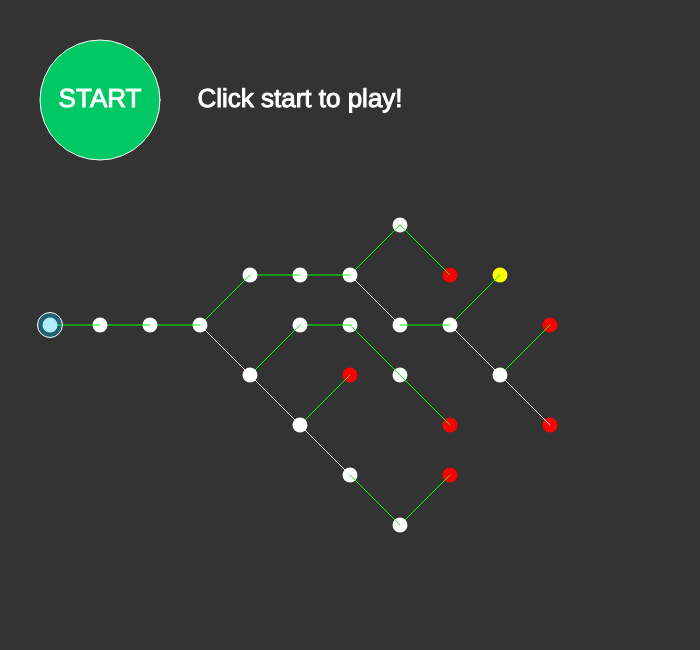
Frame 1 (no input)
Frame 60 (no input): identical to frame 1, image omitted
Frame 120 (the mouse pressed at the canvas centre since frame 60): identical to frame 1, image omitted

The p5.js sketch that drew this single still picture (run headless with seeded random() and noise() and a simulated clock; from frame 60 on, the mouse is pressed at the canvas centre):

// p5.js sketch
// ── sketch.js
/*
I want to draw lines between nodes so when a node is added
I pass in a reference to the parent node. When the node draws
itself it can reference the parent node's coordinates to draw
the line.

In my game it will be useful to know if the node is a leaf node
with no child nodes. This is either the goal or one of many dead ends.
When a node draws itself it checks for children and colors leaf
nodes in red.
*/

function Tree() {
  this.root = null;
}

Tree.prototype.draw = function() {
  this.root.draw();
};

Tree.prototype.toggleAll = function() {
  this.root.toggleAll();
};

Tree.prototype.checkTreeClicked = function() {
  this.root.checkNodeClicked();
};

Tree.prototype.getNextNode = function() {
  this.root.getNextNode();
};

function Node(val) {
  this.parent = null;
  this.value = val;
  this.left = null;
  this.right = null;
  this.isGoal = false;
  this.isOpen = true;
  this.isLeaf = false;
  this.nextNode = null;
}

Node.prototype.draw = function() {
  if (this.left != null) {
    this.left.draw();
  }

  this.drawNode();

  if (this.parent !== null) {
    this.drawConnection();
  }

  if (this.left === null && this.right === null) {
    this.isLeaf = true;
  }

  if (this.right != null) {
    this.right.draw();
  }
};

Node.prototype.getNextNode = function() {
  if (this.left != null) {
    this.left.getNextNode();
  }

  if (this === currentNode) {
    if (this.left != null && this.left.isOpen === true) {
      this.nextNode = this.left;
    }

    if (this.right != null && this.right.isOpen === true) {
      this.nextNode = this.right;
    }
  }

  if (this.right != null) {
    this.right.getNextNode();
  }
};

Node.prototype.checkNodeClicked = function() {
  // if left node exists call recursively
  if (this.left != null) {
    this.left.checkNodeClicked();
  }
 

  let nodePosition = createVector(this.value.x, this.value.y);
  let clickPosition = createVector(mouseX, mouseY);
  // do something to the current node
  if (nodePosition.dist(clickPosition) < 10) {
    this.clicked();
  }

  // if left node exists call recursively
  if (this.right != null) {
    this.right.checkNodeClicked();
  }
};

Node.prototype.toggleAll = function() {
  // if left node exists call recursively
  if (this.left != null) {
    this.left.toggleAll();
  }
  

  let nodePosition = createVector(this.value.x, this.value.y);
  let clickPosition = createVector(mouseX, mouseY);
  // do something to the current node
  this.toggleSwitch();

  // if left node exists call recursively
  if (this.right != null) {
    this.right.toggleAll();
  }
};

Node.prototype.clicked = function() {
  
  this.toggleSwitch();
};

Node.prototype.drawNode = function() {
  push();
  noStroke();
  if (this.left === null && this.right === null) {
    fill(255, 0, 0);

    if (this.isGoal) {
      fill(255, 255, 0);
    }
  } else {
    fill(255);
  }
  ellipse(this.value.x, this.value.y, 15, 15);
};

Node.prototype.drawConnection = function() {
  if (this.isOpen === true) {
    stroke(0, 255, 0);
  } else {
    stroke(255);
  }

  line(this.value.x, this.value.y, this.parent.value.x, this.parent.value.y);
};

Node.prototype.addNodeLeft = function(data) {
  let newNode = new Node(data);
  newNode.parent = this;
  this.left = newNode;
};

Node.prototype.addNodeRight = function(data) {
  let newNode = new Node(data);
  newNode.parent = this;
  this.right = newNode;
};

Node.prototype.toggleSwitch = function() {
  if (this.left === null || this.right === null || this.isGoal === true) {
    return;
  }
 
  if (this.left.isOpen === true) {
    this.left.isOpen = false;
    this.right.isOpen = true;
  } else {
    this.left.isOpen = true;
    this.right.isOpen = false;
  }
};

Node.prototype.isLeaf = function() {
  return this.left === null && this.right === null;
};

function Mover(x, y) {
  this.x = x;
  this.y = y;
  this.step = 0;
  this.path = null;
}

Mover.prototype.assignPath = function(start, end) {
  this.path = { x1: start.x, y1: start.y, x2: end.x, y2: end.y };
};

Mover.prototype.show = function() {
  stroke(255);
  fill(0, 200, 255, 80);
  ellipse(this.x, this.y, 25, 25);
};

function StartButton() {
  this.pos = createVector(100, 100);
}

StartButton.prototype.show = function() {
  stroke(255);
  fill(0, 200, 100);

  ellipse(this.pos.x, this.pos.y, 120, 120);
  fill(255);
  textSize(26);
  textAlign(CENTER, CENTER);
  text(startButtonText, this.pos.x, this.pos.y);
};

StartButton.prototype.checkButtonClicked = function(x, y) {
  
  let distance = dist(this.pos.x, this.pos.y, x, y);

  if (distance < 50) {
    if (!isFinished){
      startWaiting()
    } else {
      
      setUpGame();
    }
    
    
  }
};

let isPlaying;
let isFinished;
let cnv;
let width;
let height;
let tree;
let mover;
let currentNode;
let startMillis;
let currentMillis;
let startTime;
let currentTime;
let waitPeriod;
let tick;
let startButton;
let startCounter;
let countdown;
let msg;
let startButtonText;

function setup() {
 setUpGame();
}
//
function draw() {
 
  
  if (isPlaying) {
    currentMillis = millis();
    if (currentMillis - startMillis >= tick) {
      // do something
      tree.getNextNode();
      currentNode = currentNode.nextNode;
      if (currentNode.isLeaf && !currentNode.isGoal) {
        isPlaying = false;
        isFinished = true;
        msg = "Too bad! Try again.";
        startButtonText = "RESTART";
      } else if (currentNode.isLeaf && currentNode.isGoal) {
        isPlaying = false;
        isFinished = true;
        msg = "You win!";
        startButtonText = "RESTART";
      }
      mover.x = currentNode.value.x;
      mover.y = currentNode.value.y;
      startMillis = currentMillis;
    }
  }

  background(51);
  tree.draw();
  mover.show();
   startButton.show();

  if (isWaiting) {
    currentTime = millis()
    if (currentTime - startTime >= waitPeriod) {
      isPlaying = true;
      isWaiting = false;
      msg = "";
    }
  }
  showMsg();
}

function handleMouse() {
 
  if (isPlaying || isWaiting) {
    tree.checkTreeClicked(mouseX, mouseY);
  } else {
    //check start button for clicks
    startButton.checkButtonClicked(mouseX, mouseY);
  }
}

function showMsg(){
  push();
  stroke(255);
  text(msg, 300, 100);
  pop();
}

function setUpGame(){
  width = 700;
  height = 650;
  cnv = createCanvas(width, height);
  cnv.mousePressed(handleMouse);
  background(51);

  tree = new Tree();
  // on ramp
  let root = new Node({ x: 50, y: height / 2 });
  tree.root = root;
  root.addNodeLeft({ x: 100, y: height / 2 });
  root.left.addNodeLeft({ x: 150, y: height / 2 });
  root.left.left.addNodeLeft({ x: 200, y: height / 2 });
  // junction 1
  root.left.left.left.addNodeLeft({ x: 250, y: height / 2 - 50});
  root.left.left.left.left.addNodeLeft({ x: 300, y: height / 2 - 50});
  root.left.left.left.left.left.addNodeLeft({ x: 350, y: height / 2 - 50});
  root.left.left.left.left.left.left.addNodeRight({ x: 400, y: height / 2});
  root.left.left.left.left.left.left.right.addNodeRight({ x: 450, y: height / 2});
  root.left.left.left.left.left.left.right.right.addNodeRight({ x: 500, y: height / 2 + 50});
  root.left.left.left.left.left.left.right.right.right.addNodeLeft({ x: 550, y: height / 2});
  
  root.left.left.left.left.left.left.right.right.right.addNodeRight({ x: 550, y: height / 2 + 100});
  
  root.left.left.left.left.left.left.right.right.addNodeLeft({ x: 500, y: height / 2 - 50});
  
  
  root.left.left.left.addNodeRight({ x: 250, y: height / 2 + 50});
  // junction 2
  root.left.left.left.right.addNodeRight({ x: 300, y: height / 2 + 100});
  root.left.left.left.right.right.addNodeRight({ x: 350, y: height / 2 + 150});
  root.left.left.left.right.right.right.addNodeRight({ x: 400, y: height / 2 + 200});
  root.left.left.left.right.right.right.right.addNodeLeft({ x: 450, y: height / 2 + 150});
  root.left.left.left.right.right.addNodeLeft({ x: 350, y: height / 2 + 50});
  root.left.left.left.right.addNodeLeft({ x: 300, y: height / 2});

  root.left.left.left.right.left.addNodeLeft({ x: 350, y: height / 2});
  root.left.left.left.right.left.left.addNodeRight({ x: 400, y: height / 2 + 50});
  root.left.left.left.right.left.left.right.addNodeRight({ x: 450, y: height / 2 + 100});
root.left.left.left.left.left.left.right.right.left.isGoal = true;
  root.left.left.left.left.left.left.addNodeLeft({ x: 400, y: height / 2 - 100})
  root.left.left.left.left.left.left.left.addNodeRight({ x: 450, y: height / 2 - 50})
  let times = random([1, 2]);

  if (times == 1) {
    tree.toggleAll();
  } else {
    tree.toggleAll();
    tree.toggleAll();
  }

  mover = new Mover(root.value.x, root.value.y);
  currentNode = root;
  tick = 500;
  waitPeriod = 3000;
  startMillis = millis();
  isPlaying = false;
  isWaiting = false;
  startButton = new StartButton();
  countdown = 5;
  msg = "Click start to play!";
  isFinished = false;
  startButtonText = "START";
}


function startWaiting(){
  isWaiting = true;
  startTime = millis();
  msg = "get ready!"
}
